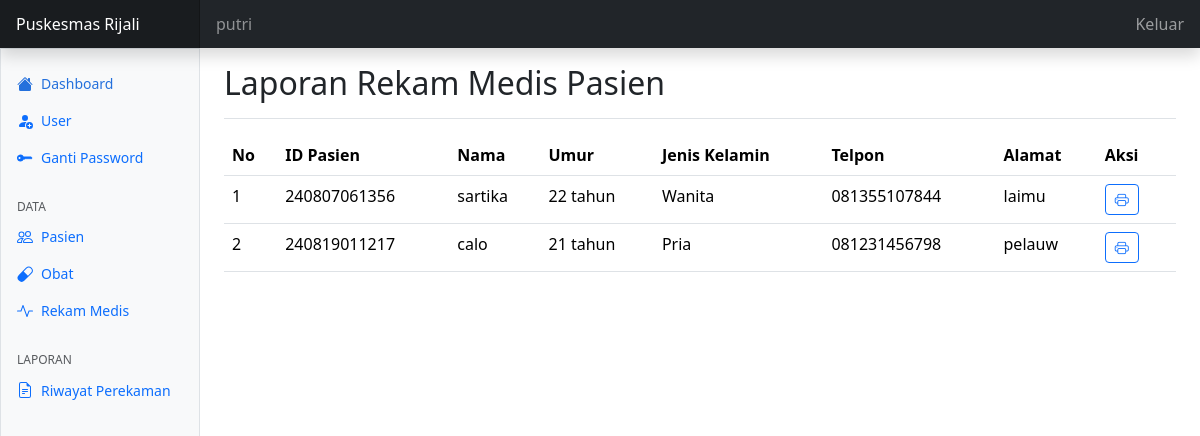
The page /riwayat-perekaman/index.php (signed in) on the database its author committed.
### tables this page shows
CREATE TABLE `tbl_pasien` (
  `id` varchar(20) NOT NULL,
  `nama` varchar(255) NOT NULL,
  `tgl_lahir` date NOT NULL,
  `gender` enum('P','W') NOT NULL,
  `telpon` varchar(15) NOT NULL,
  `alamat` varchar(255) NOT NULL
);

### config.php (called while the page is built, shortened)
<?php
function htgUmur($tgl_lahir){
  $tglLahir = new DateTime($tgl_lahir);
  $hariini  = new DateTime("today");
  $umur = $hariini->diff($tglLahir)->y;
  return $umur . " tahun";
}

### riwayat-perekaman/index.php (the view, shortened to what this page needs)
<?php
require "../config.php";
require "../template/header.php";
require "../template/navbar.php";
require "../template/sidebar.php";
?>
<main class="col-md-9 ms-sm-auto col-lg-10 px-md-4 min-vh-100">
  <div class="d-flex justify-content-between flex-wrap flex-md-nowrap align-items-center pt-3 pb-2 mb-3 border-bottom">
    <h1 class="h2">Laporan Rekam Medis Pasien</h1>
  </div>
  <table class="table table-responsive table-hover" id="myTable">
    <thead>
      <tr>
        <th>No</th>
        <th>ID Pasien</th>
        <th>Nama</th>
        <th>Umur</th>
        <th>Jenis Kelamin</th>
        <th>Telpon</th>
        <th>Alamat</th>
        <th>Aksi</th>
      </tr>
    </thead>
    <tbody>
      <?php
      $no = 1;
      $queryPasien = mysqli_query($koneksi, "SELECT * FROM tbl_pasien");
      while ($pasien = mysqli_fetch_assoc($queryPasien)) { ?>
        <tr>
          <td><?= $no++; ?></td>
          <td><?= $pasien['id']; ?></td>
          <td><?= $pasien['nama']; ?></td>
          <td><?= htgUmur($pasien['tgl_lahir']); ?></td>
          <td>
            <?= ($pasien['gender'] == 'P') ? 'Pria' : 'Wanita'; ?>
          </td>
          <td><?= $pasien['telpon']; ?></td>
          <td><?= $pasien['alamat']; ?></td>
          <td class="col-1">
            <a href="laporan.php?id=<?= $pasien['id']?>" class="btn btn-sm btn-outline-primary" title="cetak pdf" target="_blank"><i class="bi bi-printer align-top"></i></a>
          </td>
        </tr>
      <?php } ?>
    </tbody>
  </table>
</main>
<?php
require "../template/footer.php";
?>

### asset/dashboard/dashboard.css (style rules this page uses)
.bi { display: inline-block; width: 1rem; height: 1rem; }

### template/header.php (style rules this page uses)
.bi { vertical-align: -.125em; fill: currentColor; }

### rows shown on the page
tbl_pasien: id "240807061356", nama "sartika", tgl_lahir "22 tahun", gender "Wanita", telpon "081355107844", alamat "laimu"
tbl_pasien: id "240819011217", nama "calo", tgl_lahir "21 tahun", gender "Pria", telpon "081231456798", alamat "pelauw"
